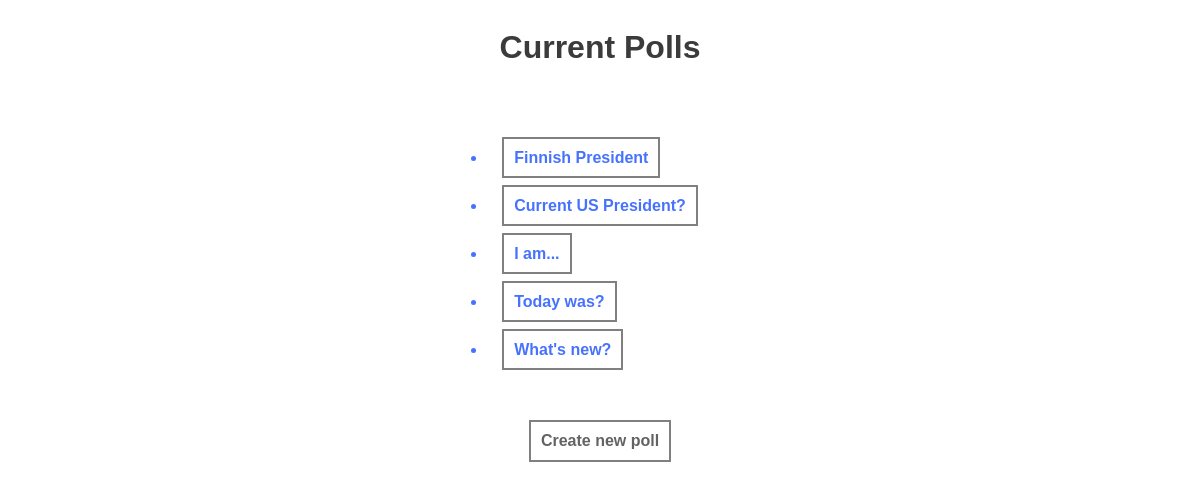
/polls/, run on an earlier commit of the app's database.
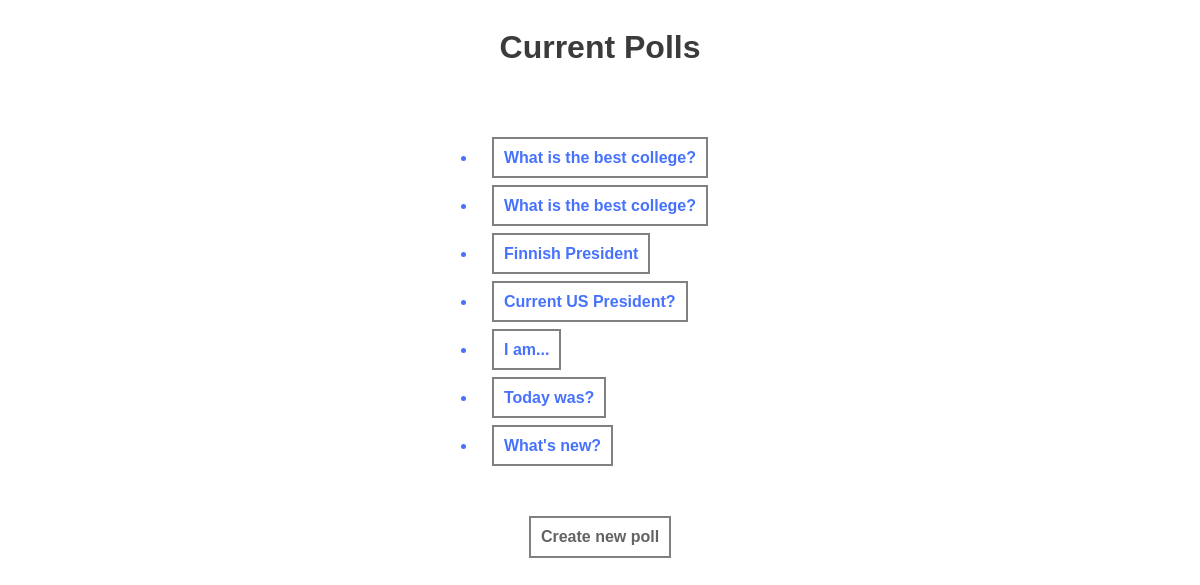
And on a later commit of the database.
### polls/models.py (models this page shows, shortened)
class Question(models.Model):
    question_text = models.CharField(max_length=200)
    pub_date = models.DateTimeField('date published')
    def was_published_recently(self):
        now = timezone.now()
        return now - datetime.timedelta(days=1) <= self.pub_date <= now
    was_published_recently.admin_order_field = 'pub_date'
    was_published_recently.boolean = True
    was_published_recently.short_description = 'Published recently?'

### polls/views.py (the view)
# urls.py: path('', views.index, name='index'),
def index(request):
    latest_question_list = Question.objects.order_by('-pub_date')[:10]
    context = {'latest_question_list': latest_question_list}
    return render(request, 'polls/index.html', context)

### polls/templates/polls/index.html
{% load static %}
<link rel="stylesheet" type="text/css" href="{% static 'polls/style.css' %}">
<div class="mainbox">
    <h1>Current Polls</h1>
    {% if latest_question_list %}
    <ul>
    {% for question in latest_question_list %}
        <li><a href="{% url 'polls:detail' question.id %}">{{ question.question_text }}</a></li>
    {% endfor %}
    </ul>
    {% else %}
        <p>No polls are available.</p>
    {% endif %}
    <a href="{% url 'polls:add_poll' %}">Create new poll</a>
</div>

What changed in the data, as far as the page shows it:
added Question: question_text "What is the best college?"
added Question: question_text "What is the best college?"
